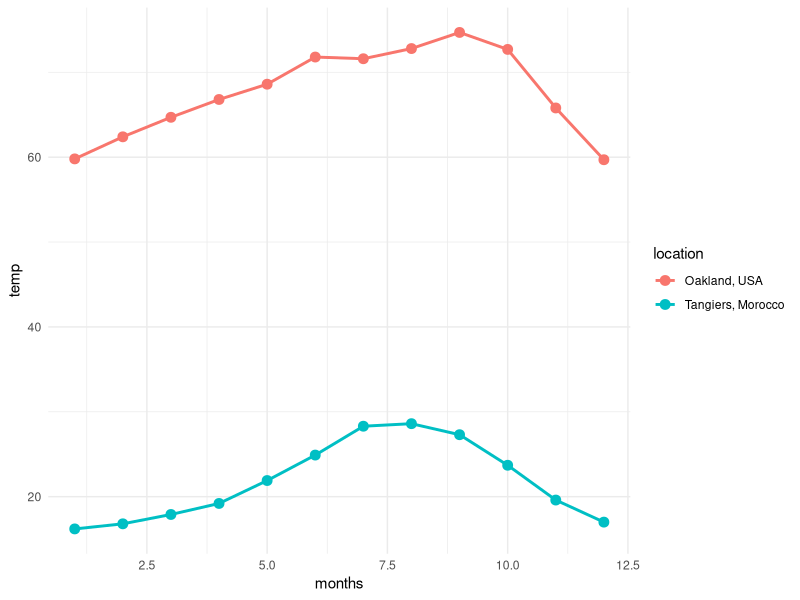
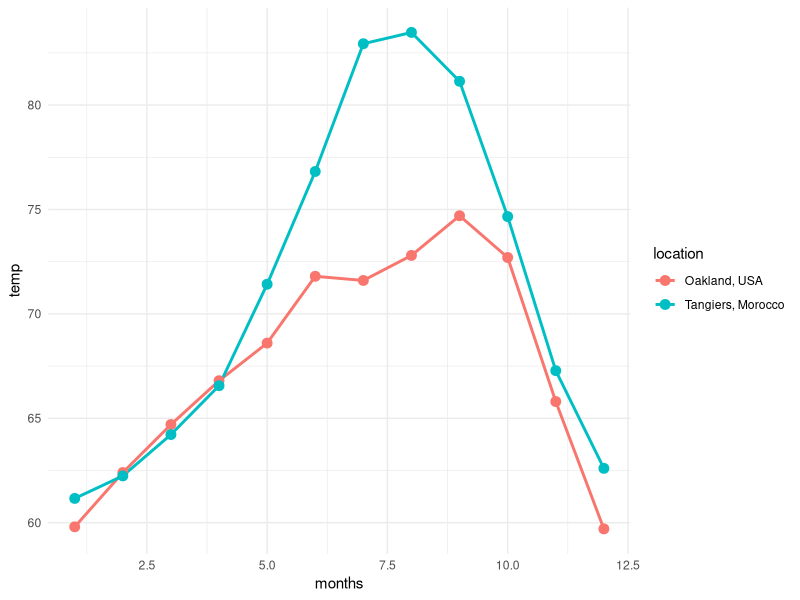
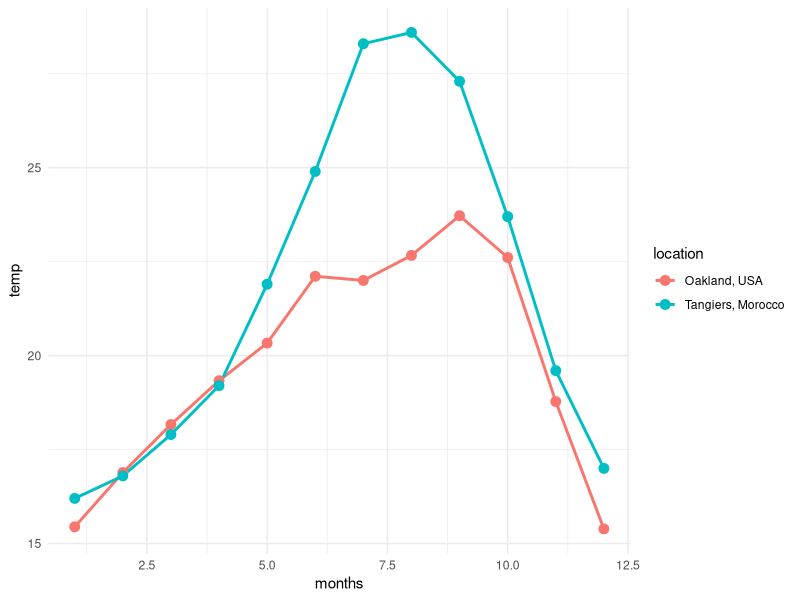

Write R code to recreate these figures, in order.
## ---- chunk 1
library(ggplot2)
## ---- chunk 2
# first value in HTML table is in *F
oakland_temp <- c(59.8, 62.4, 64.7, 66.8, 68.6, 71.8, 71.6, 72.8, 74.7, 72.7, 65.8, 59.7)

# first value in HTML table is in *C
tangiers_temp <- c(16.2, 16.8, 17.9, 19.2, 21.9, 24.9, 28.3, 28.6, 27.3, 23.7, 19.6, 17.0)
## ---- chunk 3

# create the x-axis to chart
months <- seq(1, 12, 1)

# create a data.frame for each city
oakland_df <- data.frame(months, 
                         temp=oakland_temp, 
                         location = 'Oakland, USA')

tangiers_df <- data.frame(months, 
                          temp=tangiers_temp, 
                          location = 'Tangiers, Morocco')

# merge the sets to display together
combined_df <- rbind(oakland_df, tangiers_df)

ggplot(data = combined_df, aes(x = months, 
                               y = temp)) + 
    geom_line(aes(color = location), size = 1) + 
    geom_point(aes(color = location), size = 3) + 
    theme_minimal()
## ---- chunk 4
oakland_meta <- data.frame(source = 'Oakland, California, USA',
                           measurement_type = 'avg_daily_temp', 
                           measurement_units = 'fahrenheit')

tangiers_meta <- data.frame(source = 'Tangiers, Morocco, Africa',
                           measurement_type = 'avg_daily_temp', 
                           measurement_units = 'celsius')

## ---- chunk 5
# merging function - simple
#' @param set1 first data set to merge
#' @param set2 second data set to merge
#' @param defs1 metadata definition source for set1
#' @param defs2 metadata definition source for 
#' @param coercion what measurement unit the combined data should be converted to
#' @return a single data.frame that combines set1 and set2 inputs
fuse_weather_data <- function(set1, set2, defs1, defs2, coercion = 'Fahrenheit', ...){
    # browser()
    # because data are messy everywhere, do the minimal to standardize
    conversion = tolower(coercion)
    
    # merge metadata to inputs - super ignorant join
    data1 <- data.frame(set1, defs1)
    data2 <- data.frame(set2, defs2)
    
    # check input data and coerce if necessary
    data1 <- converter(data1, conversion = coercion)
    data2 <- converter(data2, conversion = coercion)
    
    data_join <- rbind(data1, data2)
    
    return(data_join)
    
} # function closer

## convert numeric vector from one unit to another, depending on desired type
#' @param input_df data.frame that has colum names temp and measurement_units
#' @conversion celsius or fahrenheit, the desired output units for a temperature measurement data set
#' @return a data.frame of the same dimensions as input
converter <- function(input_df, conversion = conversion, ...){

        #browser()
    
        conversion <- tolower(conversion)        

        # what are the units of the input data?
        detected_unit <- unique(input_df$measurement_units)
        
        ## perform simple conversion
        conversion_direction <- if (conversion == 'fahrenheit' & detected_unit == 'celsius'){
            # multiply input by 9/5 then add 32
            input_df$temp <- (input_df$temp * (9/5)) + 32
            input_df$measurement_units <- conversion
            return(input_df)
            
            } else if (conversion == 'celsius' & detected_unit == 'fahrenheit'){
            # multiply input by 5/9 then subtract 32
            input_df$temp <- (input_df$temp - 32)  * (5/9)
            input_df$measurement_units <- conversion
            return(input_df)
                
            } else if (conversion == detected_unit) {
                # preserve numeric inputs
                return(input_df)
            } else {
                stop('temperature conversion could not be applied')
            }
            
        } # function closer

## ---- chunk 6
final_output <- fuse_weather_data(oakland_df, tangiers_df, oakland_meta, tangiers_meta, coercion = 'Fahrenheit')

# try it out
corrected_chart_df <- ggplot(data = final_output, aes(x = months, 
                               y = temp)) + 
    geom_line(aes(color = location), size = 1) + 
    geom_point(aes(color = location), size = 3) + 
    theme_minimal()

corrected_chart_df
## ---- chunk 7
final_output2 <- fuse_weather_data(oakland_df, tangiers_df, oakland_meta, tangiers_meta, coercion = 'Celsius')

# try it out
corrected_chart_df2 <- ggplot(data = final_output2, aes(x = months, 
                               y = temp)) + 
    geom_line(aes(color = location), size = 1) + 
    geom_point(aes(color = location), size = 3) + 
    theme_minimal()

corrected_chart_df2
## ---- chunk 8
## test the conversion function
# oaktown
# oakland_test <- data.frame(oakland_df, oakland_meta)
# tangiers_test <- data.frame(tangiers_df, tangiers_meta)

# ## manual function tests
# block <- converter(oakland_test, conversion = 'celsius'); block
# block2 <- converter(oakland_test, conversion = 'fahrenheit'); block2
# 
# block3 <- converter(tangiers_test, conversion = 'fahrenheit'); block3
# block4 <- converter(tangiers_test, conversion = 'celsius'); block4
